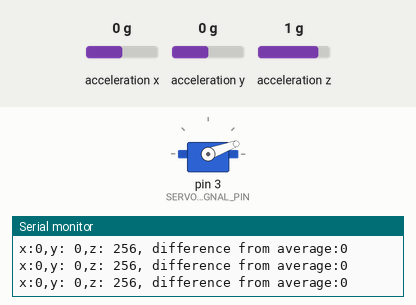
Simulated run of this sketch. Board: Arduino Uno, built with avr-gcc and run on an emulated ATmega328P. Shown: servo, the last lines printed to the serial monitor. Inputs (shaded band) come from the test bench; at power-on: acceleration x 0 g, acceleration y 0 g, acceleration z 1 g.

Above: at 1.2 s.
1.3 s: acceleration x set to -0.6 g
4.3 s: acceleration x set to -0.9 g
At 5.2 s:
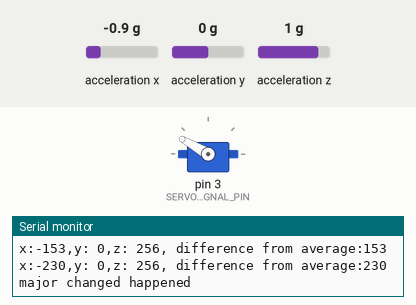
7.3 s: acceleration x set to 0 g
At 8.1 s:
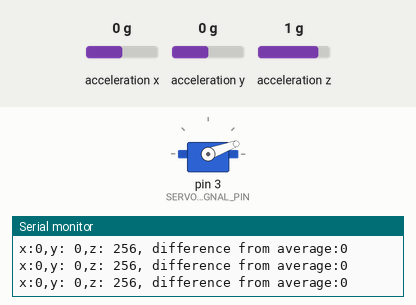
8.9 s: acceleration x set to -1.4 g
At 9.7 s:
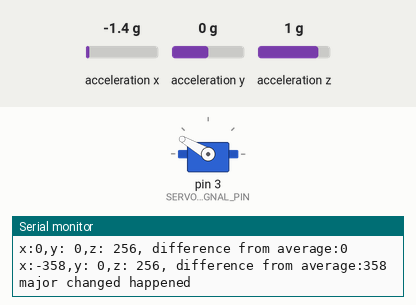
Timing chart, 0 to 12.9 s (numbered marks = the images above; inputs shaded):
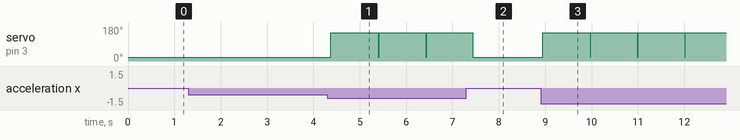

Measured:
- the behaviour switches between -0.7 and -0.8 g on acceleration x (found by bisection; images 0 and 1)
- after the input at 4.3 s, servo on pin 3 (SERVO_SIGNAL_PIN): 20° → 150° after 0.08 s
- after the input at 7.3 s, servo on pin 3 (SERVO_SIGNAL_PIN): goes on until 7.4 s, then stays 20°
- after the input at 8.9 s, servo on pin 3 (SERVO_SIGNAL_PIN): 20° → 150° at once

The sketch:

Firmware.ino
```cpp
#include "Global.h"

#define SERVO_MIN_POS	20
#define SERVO_MAX_POS	150
#define THRESHOLD		200

//average data variables
int averageX = 0, averageY = 0, averageZ = 0;

void setup()
{
	Serial.begin(9600);
	servo.attach(SERVO_SIGNAL_PIN);
	servo.write(SERVO_MIN_POS);
	Serial.println("start");

	//sum 10 samples:
	Serial.println("get average data:");
	for(int i=0; i<10;i++)
	{
		accelerometer.update(); //update current accelerometer values
		averageX += accelerometer.getX();
		averageY += accelerometer.getY();
		averageZ += accelerometer.getZ();
		delay(2); //wait for accelerometer to update;
	}
	//calc average:
	averageX /= 10;
	averageY /= 10;
	averageZ /= 10;

	//print average data
	Serial.print("x:");  Serial.print(averageX);
	Serial.print(",y: ");  Serial.print(averageY);
	Serial.print(",z: ");  Serial.print(averageZ);
	Serial.println("");
	Serial.println("start running");
}

void loop()
{
	//read data from ADXL345
	accelerometer.update();

	//print results:
	Serial.print("x:");  	Serial.print(accelerometer.getX());
	Serial.print(",y: ");  	Serial.print(accelerometer.getY());
	Serial.print(",z: ");  	Serial.print(accelerometer.getZ());

	//calc difference from average:
	int diff = abs(accelerometer.getX() - averageX);
	diff += abs(accelerometer.getY() - averageY);
	diff += abs(accelerometer.getZ() - averageZ);

	//print the difference
	Serial.print(", difference from average:");  Serial.println(diff);

	//above threshold move servo:
	if(diff > THRESHOLD)
	{
		servo.write(SERVO_MAX_POS);
		Serial.println("major changed happened");
		delay(1000);

		servo.write(SERVO_MIN_POS);
	}

	delay(10);
}
```

Global.cpp
```cpp
#include "Global.h"

ADXL345 accelerometer = ADXL345(ADXL345_CS_PIN);
Servo servo;
```

Global.h
```cpp
#ifndef GLOBAL_H
#define GLOBAL_H

#include "Pins.h"

#include "ADXL345.h"
#include "Servo.h"

extern ADXL345 accelerometer;
extern Servo servo;

#endif //GLOBAL_H
```

Pins.h
```cpp
/*
PIN OUT header file

MicroController - Arduino pro mini 5V/16MHz
Peripherals:
	inputs:
		ADXL345
	outputs:
		Servo
*/

#ifndef PINS_H
#define PINS_H

/*PIR*/
#define ADXL345_CS_PIN		 	10

/*Servo*/
#define SERVO_SIGNAL_PIN 		3


#endif //__PINS_H
```
